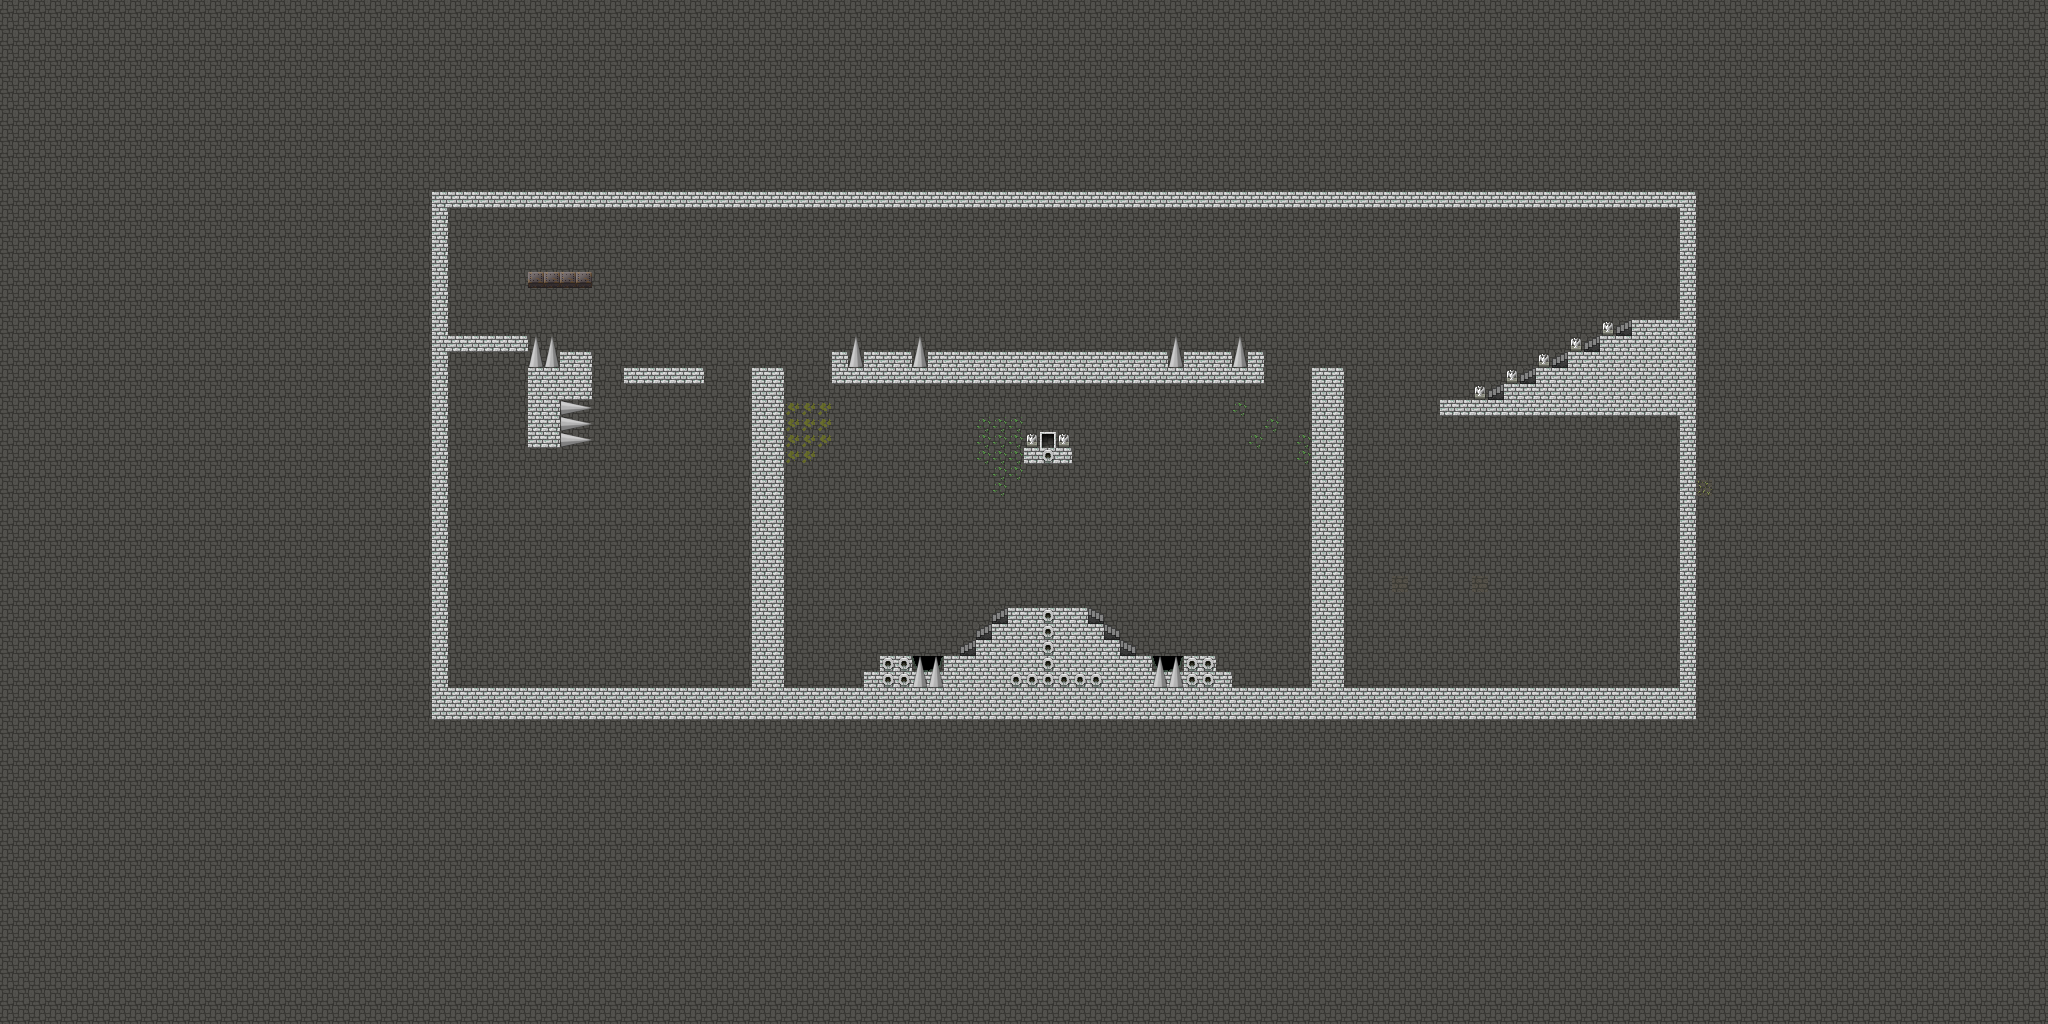

Tiled map render using the project's own tile images. Description and the map definition, with tile-layer contents summarised, below:
An orthogonal 128x64 tile map with 16x16 px tiles, 2 tile layers (Ground, StaticTrapPaint), 4 tilesets and 70 objects.

<map version="1.10" tiledversion="1.10.2" orientation="orthogonal" renderorder="right-down" width="128" height="64" tilewidth="16" tileheight="16" infinite="0" nextlayerid="13" nextobjectid="295">
 <tileset firstgid="1" source="tiles0.tsx" />
 <tileset firstgid="65" source="tiles1.tsx" />
 <tileset firstgid="129" source="tiles2.tsx" />
 <tileset firstgid="193" source="../traps/spike/traps_spike.tsx" />
 <layer id="8" name="Ground" width="128" height="64">
  <properties>
   <property name="unity:SortingLayer" value="Background" />
  </properties>
  <data>[8192 cells, 8192 non-empty, 19 distinct tile ids]</data>
 </layer>
 <layer id="12" name="StaticTrapPaint" width="128" height="64">
  <properties>
   <property name="unity:SortingLayer" value="Background" />
  </properties>
  <data>[8192 cells, 81 non-empty, 5 distinct tile ids]</data>
 </layer>
 <objectgroup id="1" name="PlayerStartingPos">
  <object id="137" x="1654" y="278">
   <properties>
    <property name="dirX" value="-2" />
    <property name="teamId" value="2" />
   </properties>
   <point />
  </object>
  <object id="135" x="486" y="302">
   <properties>
    <property name="dirX" value="+2" />
    <property name="teamId" value="1" />
   </properties>
   <point />
  </object>
 </objectgroup>
 <objectgroup id="9" name="TrapStartingPos">
  <properties>
   <property name="unity:SortingLayer" value="Background" />
  </properties>
  <object id="235" x="528" y="340" width="32" height="28">
   <properties>
    <property name="collisionTypeMask" value="4" />
    <property name="providesDamage" value="1" />
    <property name="speciesId" value="2" />
    <property name="static" value="1" />
   </properties>
  </object>
  <object id="239" gid="194" x="656" y="320" width="64" height="32">
   <properties>
    <property name="dirX" value="+2" />
    <property name="speed" value="12" />
   </properties>
  </object>
  <object id="242" gid="193" x="1360" y="352" width="64" height="16">
   <properties>
    <property name="dirY" value="-2" />
    <property name="speed" value="6" />
   </properties>
  </object>
  <object id="246" x="560" y="400" width="32" height="48">
   <properties>
    <property name="collisionTypeMask" value="4" />
    <property name="providesDamage" value="1" />
    <property name="speciesId" value="2" />
    <property name="static" value="1" />
   </properties>
  </object>
  <object id="258" x="848" y="336" width="16" height="32">
   <properties>
    <property name="collisionTypeMask" value="4" />
    <property name="providesDamage" value="1" />
    <property name="speciesId" value="2" />
    <property name="static" value="1" />
   </properties>
  </object>
  <object id="260" x="1040" y="432" width="16" height="16">
   <properties>
    <property name="collisionTypeMask" value="4" />
    <property name="providesEscape" value="1" />
    <property name="speciesId" value="2" />
    <property name="static" value="1" />
   </properties>
  </object>
  <object id="263" x="912" y="672" width="32" height="16">
   <properties>
    <property name="collisionTypeMask" value="4" />
    <property name="providesDamage" value="1" />
    <property name="speciesId" value="2" />
    <property name="static" value="1" />
   </properties>
  </object>
  <object id="264" x="1152" y="672" width="32" height="16">
   <properties>
    <property name="collisionTypeMask" value="4" />
    <property name="providesDamage" value="1" />
    <property name="speciesId" value="2" />
    <property name="static" value="1" />
   </properties>
  </object>
  <object id="279" x="912" y="336" width="16" height="32">
   <properties>
    <property name="collisionTypeMask" value="4" />
    <property name="providesDamage" value="1" />
    <property name="speciesId" value="2" />
    <property name="static" value="1" />
   </properties>
  </object>
  <object id="280" x="1168" y="336" width="16" height="32">
   <properties>
    <property name="collisionTypeMask" value="4" />
    <property name="providesDamage" value="1" />
    <property name="speciesId" value="2" />
    <property name="static" value="1" />
   </properties>
  </object>
  <object id="281" x="1232" y="336" width="16" height="32">
   <properties>
    <property name="collisionTypeMask" value="4" />
    <property name="providesDamage" value="1" />
    <property name="speciesId" value="2" />
    <property name="static" value="1" />
   </properties>
  </object>
  <object id="285" gid="194" x="928" y="480" width="64" height="32">
   <properties>
    <property name="dirX" value="0" />
    <property name="dirY" value="-2" />
    <property name="speed" value="4" />
   </properties>
  </object>
  <object id="286" gid="194" x="1104" y="480" width="64" height="32">
   <properties>
    <property name="dirX" value="0" />
    <property name="dirY" value="-2" />
    <property name="speed" value="4" />
   </properties>
  </object>
  <object id="294" x="528" y="272" width="64" height="16">
   <properties>
    <property name="collisionTypeMask" value="5" />
    <property name="providesHardPushback" value="1" />
    <property name="providesSlipJump" value="1" />
    <property name="speciesId" value="1" />
    <property name="static" value="1" />
   </properties>
  </object>
 </objectgroup>
 <objectgroup id="4" name="NpcStartingPos">
  <object id="183" x="1248" y="640">
   <properties>
    <property name="dirX" value="-2" />
    <property name="speciesId" value="1" />
    <property name="teamId" value="1" />
   </properties>
   <point />
  </object>
  <object id="184" x="840" y="640">
   <properties>
    <property name="dirX" value="2" />
    <property name="speciesId" value="1" />
    <property name="static" value="0" />
    <property name="teamId" value="2" />
   </properties>
   <point />
  </object>
  <object id="188" x="1280" y="640">
   <properties>
    <property name="dirX" value="-2" />
    <property name="speciesId" value="3" />
    <property name="teamId" value="1" />
   </properties>
   <point />
  </object>
  <object id="192" x="808" y="640">
   <properties>
    <property name="dirX" value="+2" />
    <property name="speciesId" value="3" />
    <property name="static" value="0" />
    <property name="teamId" value="2" />
   </properties>
   <point />
  </object>
  <object id="195" x="1044" y="524">
   <properties>
    <property name="dirX" value="-2" />
    <property name="speciesId" value="4096" />
    <property name="static" value="1" />
    <property name="teamId" value="3" />
   </properties>
   <point />
  </object>
  <object id="291" x="653" y="645">
   <properties>
    <property name="dirX" value="2" />
    <property name="speciesId" value="3" />
    <property name="static" value="1" />
    <property name="teamId" value="2" />
   </properties>
   <point />
  </object>
  <object id="292" x="1480" y="621">
   <properties>
    <property name="dirX" value="-2" />
    <property name="speciesId" value="3" />
    <property name="static" value="1" />
    <property name="teamId" value="1" />
   </properties>
   <point />
  </object>
 </objectgroup>
 <objectgroup id="2" name="Barrier">
  <properties>
   <property name="type" value="barrier_and_shelter" />
  </properties>
  <object id="84" x="432" y="192" width="16" height="528">
   <properties>
    <property name="boundary_type" value="barrier" />
   </properties>
  </object>
  <object id="85" x="1680" y="192" width="16" height="528">
   <properties>
    <property name="boundary_type" value="barrier" />
   </properties>
  </object>
  <object id="98" x="448" y="336" width="80" height="16">
   <properties>
    <property name="boundary_type" value="barrier" />
   </properties>
  </object>
  <object id="114" x="432" y="192" width="1264" height="16">
   <properties>
    <property name="boundary_type" value="barrier" />
   </properties>
  </object>
  </objectgroup>
 <objectgroup id="5" name="PatrolCue">
  <!-- 22 objects omitted --></objectgroup>
</map>
<!-- 43 of 70 objects omitted -->
